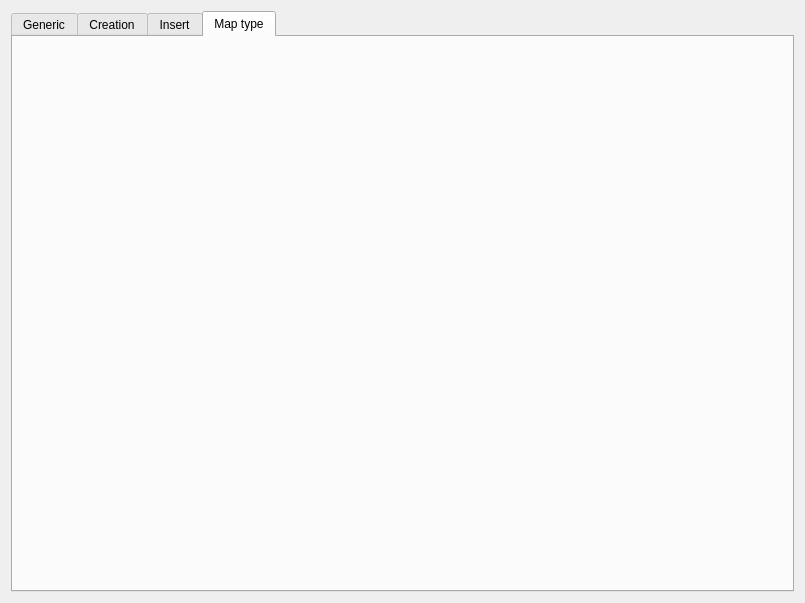
<?xml version="1.0" encoding="UTF-8"?>
<ui version="4.0">
 <class>CGasGridConfig</class>
 <widget class="QWidget" name="CGasGridConfig">
  <property name="geometry">
   <rect>
    <x>0</x>
    <y>0</y>
    <width>805</width>
    <height>603</height>
   </rect>
  </property>
  <property name="windowTitle">
   <string>Form</string>
  </property>
  <layout class="QHBoxLayout" name="horizontalLayout_8">
   <item>
    <widget class="QTabWidget" name="tabWidget">
     <property name="currentIndex">
      <number>3</number>
     </property>
     <widget class="QWidget" name="generic">
      <attribute name="title">
       <string>Generic</string>
      </attribute>
      <layout class="QVBoxLayout" name="verticalLayout_4"/>
     </widget>
     <widget class="QWidget" name="creation">
      <attribute name="title">
       <string>Creation</string>
      </attribute>
      <layout class="QVBoxLayout" name="verticalLayout_2">
       <item>
        <layout class="QHBoxLayout" name="horizontalLayout_9">
         <item>
          <widget class="QDoubleSpinBox" name="min_x">
           <property name="minimum">
            <double>-99.000000000000000</double>
           </property>
           <property name="value">
            <double>-10.000000000000000</double>
           </property>
          </widget>
         </item>
         <item>
          <widget class="QLabel" name="label_8">
           <property name="text">
            <string>min_x</string>
           </property>
          </widget>
         </item>
         <item>
          <spacer name="horizontalSpacer_8">
           <property name="orientation">
            <enum>Qt::Horizontal</enum>
           </property>
           <property name="sizeHint" stdset="0">
            <size>
             <width>40</width>
             <height>20</height>
            </size>
           </property>
          </spacer>
         </item>
        </layout>
       </item>
       <item>
        <layout class="QHBoxLayout" name="horizontalLayout_10">
         <item>
          <widget class="QDoubleSpinBox" name="max_x">
           <property name="minimum">
            <double>-99.000000000000000</double>
           </property>
           <property name="value">
            <double>10.000000000000000</double>
           </property>
          </widget>
         </item>
         <item>
          <widget class="QLabel" name="label_9">
           <property name="text">
            <string>max_x</string>
           </property>
          </widget>
         </item>
         <item>
          <spacer name="horizontalSpacer_9">
           <property name="orientation">
            <enum>Qt::Horizontal</enum>
           </property>
           <property name="sizeHint" stdset="0">
            <size>
             <width>40</width>
             <height>20</height>
            </size>
           </property>
          </spacer>
         </item>
        </layout>
       </item>
       <item>
        <layout class="QHBoxLayout" name="horizontalLayout_11">
         <item>
          <widget class="QDoubleSpinBox" name="min_y">
           <property name="minimum">
            <double>-99.000000000000000</double>
           </property>
           <property name="value">
            <double>-10.000000000000000</double>
           </property>
          </widget>
         </item>
         <item>
          <widget class="QLabel" name="label_10">
           <property name="text">
            <string>min_y</string>
           </property>
          </widget>
         </item>
         <item>
          <spacer name="horizontalSpacer_10">
           <property name="orientation">
            <enum>Qt::Horizontal</enum>
           </property>
           <property name="sizeHint" stdset="0">
            <size>
             <width>40</width>
             <height>20</height>
            </size>
           </property>
          </spacer>
         </item>
        </layout>
       </item>
       <item>
        <layout class="QHBoxLayout" name="horizontalLayout_12">
         <item>
          <widget class="QDoubleSpinBox" name="max_y">
           <property name="minimum">
            <double>-99.000000000000000</double>
           </property>
           <property name="value">
            <double>10.000000000000000</double>
           </property>
          </widget>
         </item>
         <item>
          <widget class="QLabel" name="label_11">
           <property name="text">
            <string>max_y</string>
           </property>
          </widget>
         </item>
         <item>
          <spacer name="horizontalSpacer_11">
           <property name="orientation">
            <enum>Qt::Horizontal</enum>
           </property>
           <property name="sizeHint" stdset="0">
            <size>
             <width>40</width>
             <height>20</height>
            </size>
           </property>
          </spacer>
         </item>
        </layout>
       </item>
       <item>
        <layout class="QHBoxLayout" name="horizontalLayout_13">
         <item>
          <widget class="QDoubleSpinBox" name="resolution">
           <property name="value">
            <double>0.050000000000000</double>
           </property>
          </widget>
         </item>
         <item>
          <widget class="QLabel" name="label_12">
           <property name="text">
            <string>resolution</string>
           </property>
          </widget>
         </item>
         <item>
          <spacer name="horizontalSpacer_12">
           <property name="orientation">
            <enum>Qt::Horizontal</enum>
           </property>
           <property name="sizeHint" stdset="0">
            <size>
             <width>40</width>
             <height>20</height>
            </size>
           </property>
          </spacer>
         </item>
        </layout>
       </item>
       <item>
        <spacer name="verticalSpacer_2">
         <property name="orientation">
          <enum>Qt::Vertical</enum>
         </property>
         <property name="sizeHint" stdset="0">
          <size>
           <width>20</width>
           <height>40</height>
          </size>
         </property>
        </spacer>
       </item>
      </layout>
     </widget>
     <widget class="QWidget" name="insert">
      <attribute name="title">
       <string>Insert</string>
      </attribute>
      <layout class="QVBoxLayout" name="verticalLayout"/>
     </widget>
     <widget class="QWidget" name="mapType">
      <attribute name="title">
       <string>Map type</string>
      </attribute>
      <layout class="QVBoxLayout" name="verticalLayout_3"/>
     </widget>
    </widget>
   </item>
  </layout>
 </widget>
 <resources/>
 <connections/>
</ui>
